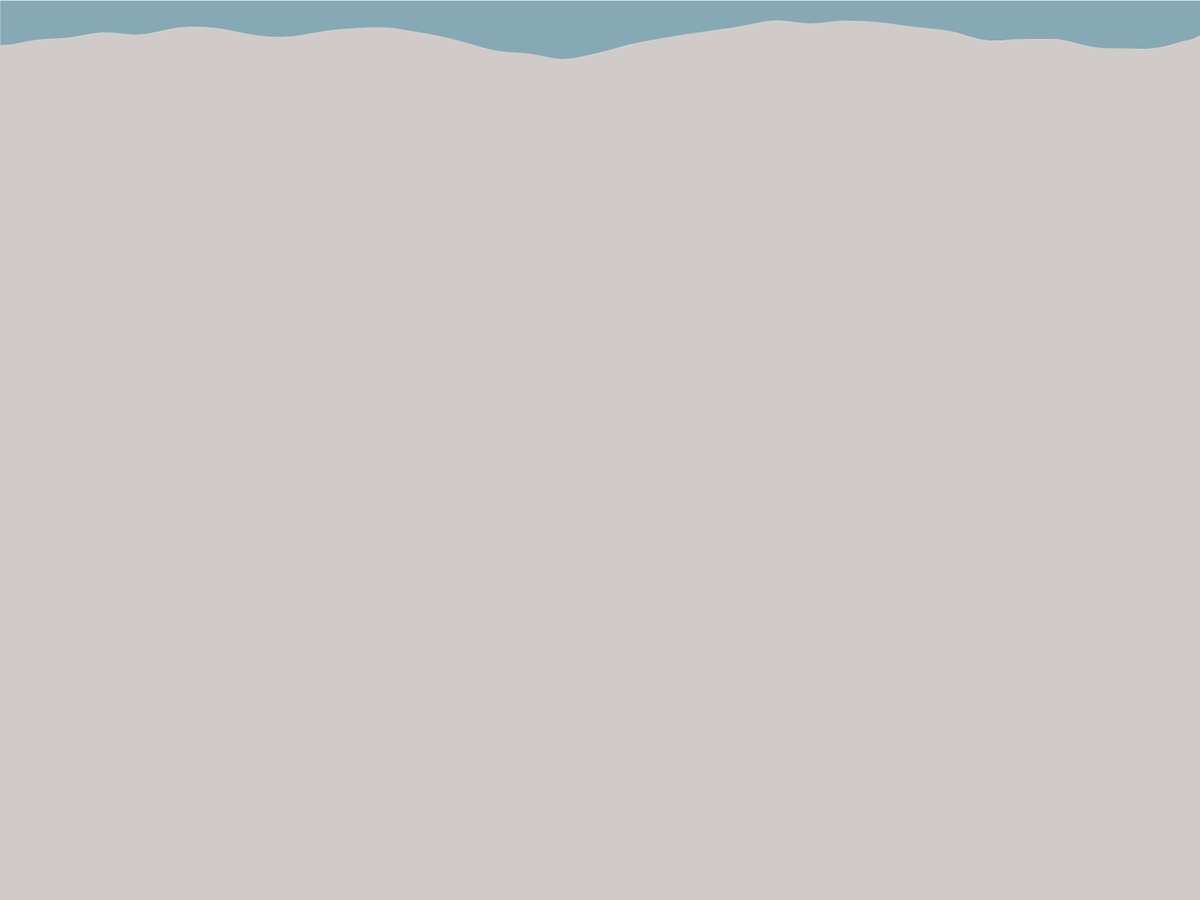
Frame 1 (no input)
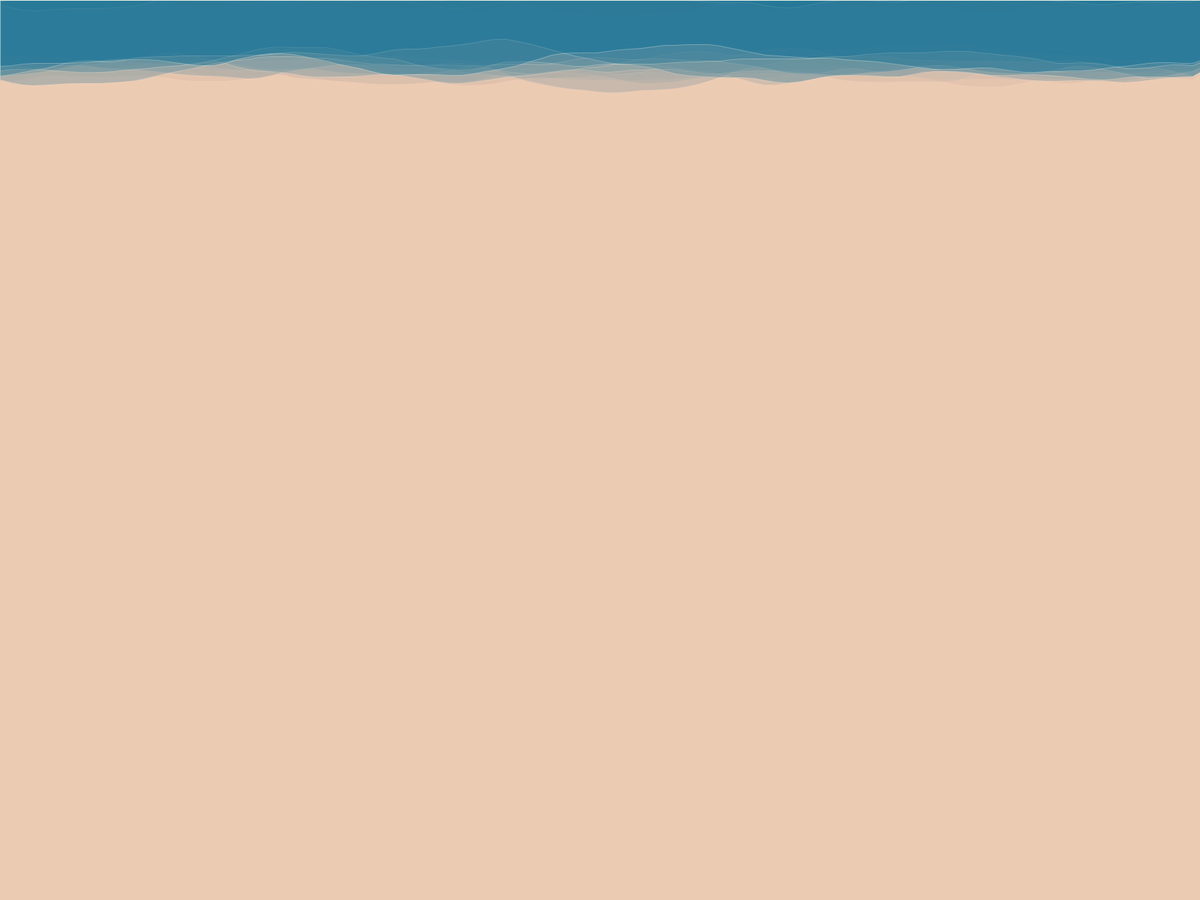
Frame 60 (the mouse pressed at the canvas centre just before this capture)
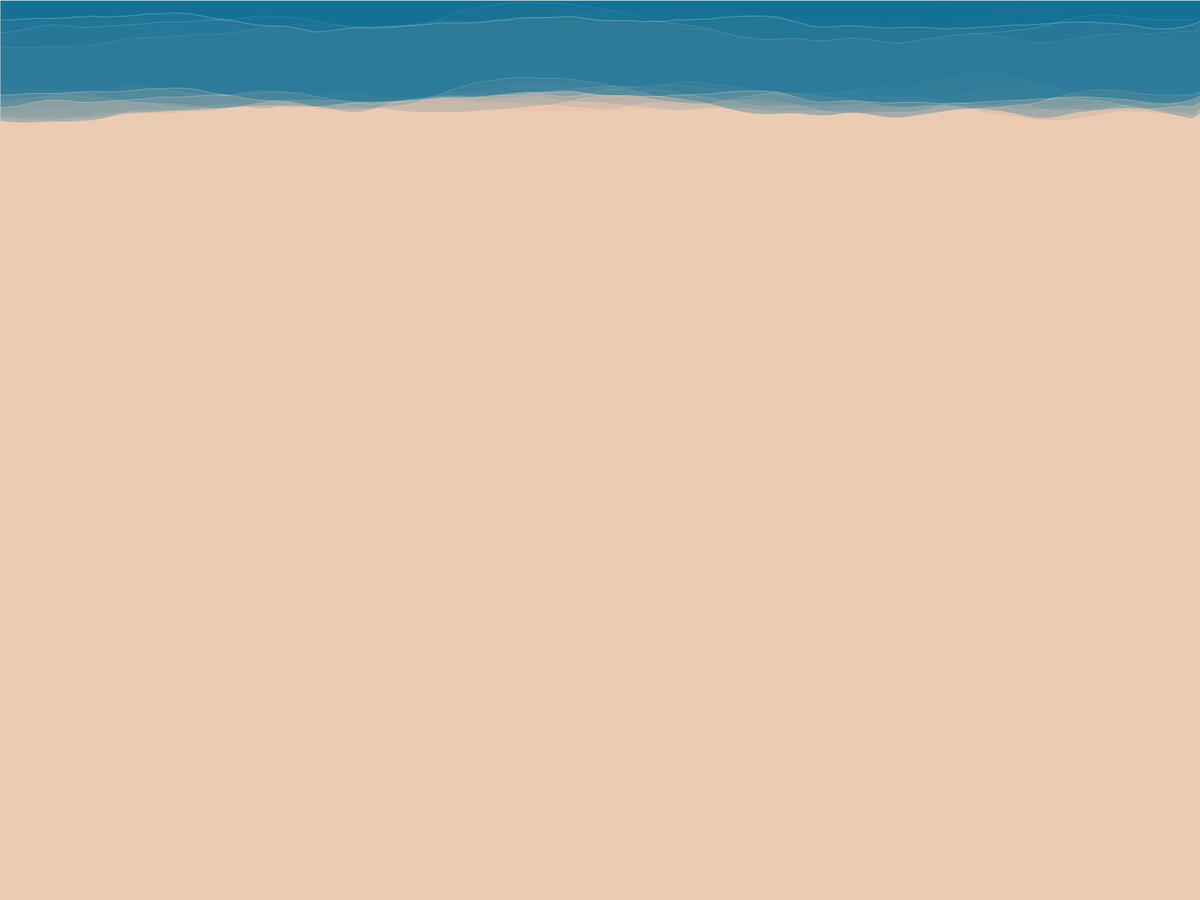
Frame 120 (the mouse held since frame 60 and released just before this capture)

The Processing sketch that drew these frames (run headless with seeded random() and noise(); from frame 60 on, the mouse is pressed at the canvas centre):

// Processing sketch: special_branch_shoreline
// ── special_branch_shoreline.pde
float xoff = 0.0;
Wave[] waves = new Wave[4];

void setup() {
  smooth();
  //size(800, 800);
  fullScreen();
  noCursor();
  
  for(int i = 0; i < waves.length; i++) {
    color c = color(0, 105, 148, 90);
    waves[i] = new Wave(c, 0 - (i * 100), 10, 15, 0.75);
  }
  
  frameRate(4);
}

void draw() {
  noStroke();
  fill(237, 201, 175, 32);
  rect(0, 0, width, height);
  
  for(int i = 0; i < waves.length; i++) {
    waves[i].render();
    waves[i].update();
  }
  delay(125);
}

class Wave {
  color c;
  float mag;
  float gap;
  float inc = 0;
  float y = 0;
  float xoff = 0.0;
  String status = "incoming";
  
  Wave(color _c, int _y, float _mag, float _gap, float _inc) {
    c = _c;
    y = _y;
    mag = _mag;
    gap = _gap;
    inc = _inc;
  }
  
  void update() {
    if ( status == "incoming" ) {
      y = y + inc;
    } else {
      y = y - inc;
    }
    
    if ( y >= (height - height/3)) { 
      status = "receding";
    } else if ( y <= 0) {
      status = "incoming";
    }
  }
  
  void render() {
    fill(c);
    beginShape();
    vertex(0, 0);
    stroke(255, 255, 242, 70);
    for(int i = 0; i < width; i += gap) {
      //point(i, y + (noise(xoff) * 100));
      vertex(i, y + (noise(xoff) * 100));
      xoff = xoff + 0.04;
    }
    vertex(width + 100, y);
    vertex(width, 0);
    endShape(CLOSE);
  }
}
